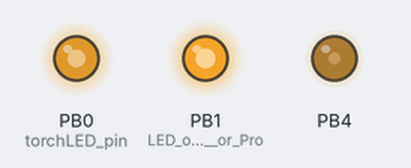
Bench run of a sketch on a simulated ATtiny85, built with avr-gcc and run on an emulated ATtiny85. On the bench: output pins drawn as LEDs (lit = HIGH). Random numbers use the default seed unless the sketch sets one.

Above: at 0.37 s.
At 6.29 s:
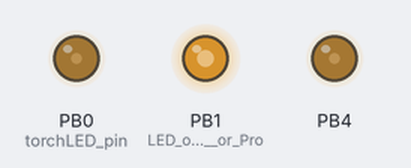
At 9.19 s:
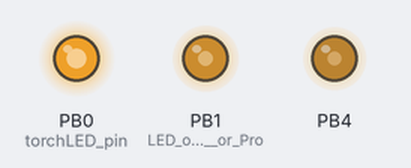
At 18.43 s:
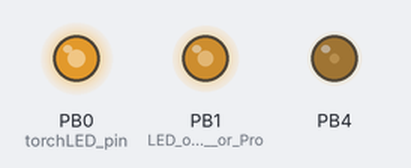
At 28.72 s:
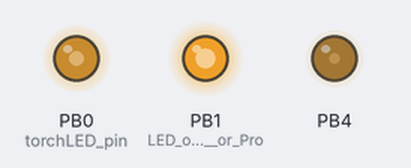
At 39.36 s:
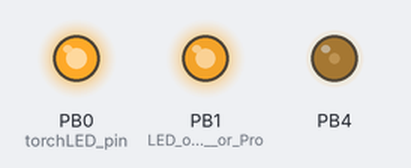
Timing chart, 0 to 40.0 s (numbered marks = the images above):
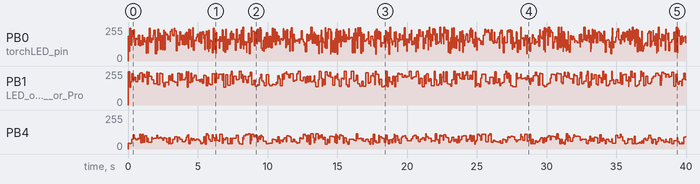

The sketch:

FireLight.ino
```cpp
/*
 * FireLight
 * This code generates fireplace like light effect
 *
 * Chip: ATTiny85
 */

int elapsedTimeSinceOn = 0;
int lastFlickerDelay = 10;
int torchLED_pin = 0;


void realFire() {
  int brightness = random(10);
  int duration = random(10);

  switch (brightness) {
    case 0:
    case 1:
    case 2:
    case 3:
    case 4:
    case 5:
      analogWrite(torchLED_pin, random(120) + 50);
      break;
    case 6:
    case 7:
      analogWrite(torchLED_pin, random(120) + 85);
      break;
    case 8:
    case 9:
      analogWrite(torchLED_pin, random(120) + 135);
      break;
  }

  switch (duration) {
    case 0:
    case 1:
    case 2:
    case 3:
    case 4:
      lastFlickerDelay = 100;
      break;
    case 5:
    case 6:
      lastFlickerDelay = 200;
      break;
    case 7:
    case 8:
      lastFlickerDelay = 500;
      break;
    case 9:
      lastFlickerDelay = 50;
      break;
  }

}

void setup() {
  pinMode(0, OUTPUT); //LED on Model B
  pinMode(1, OUTPUT); //LED on Model A  or Pro
  pinMode(4, OUTPUT);
  elapsedTimeSinceOn = millis();
}

void loop() {
  analogWrite(4, random(80) + 35);
  analogWrite(0, random(120) + 135);
  analogWrite(1, random(120) + 135);
  delay(random(100));
  if ((elapsedTimeSinceOn % lastFlickerDelay) == 0) {
    // let's make the torch flicker
    realFire();
    delay(random(100));
  }
}
```
